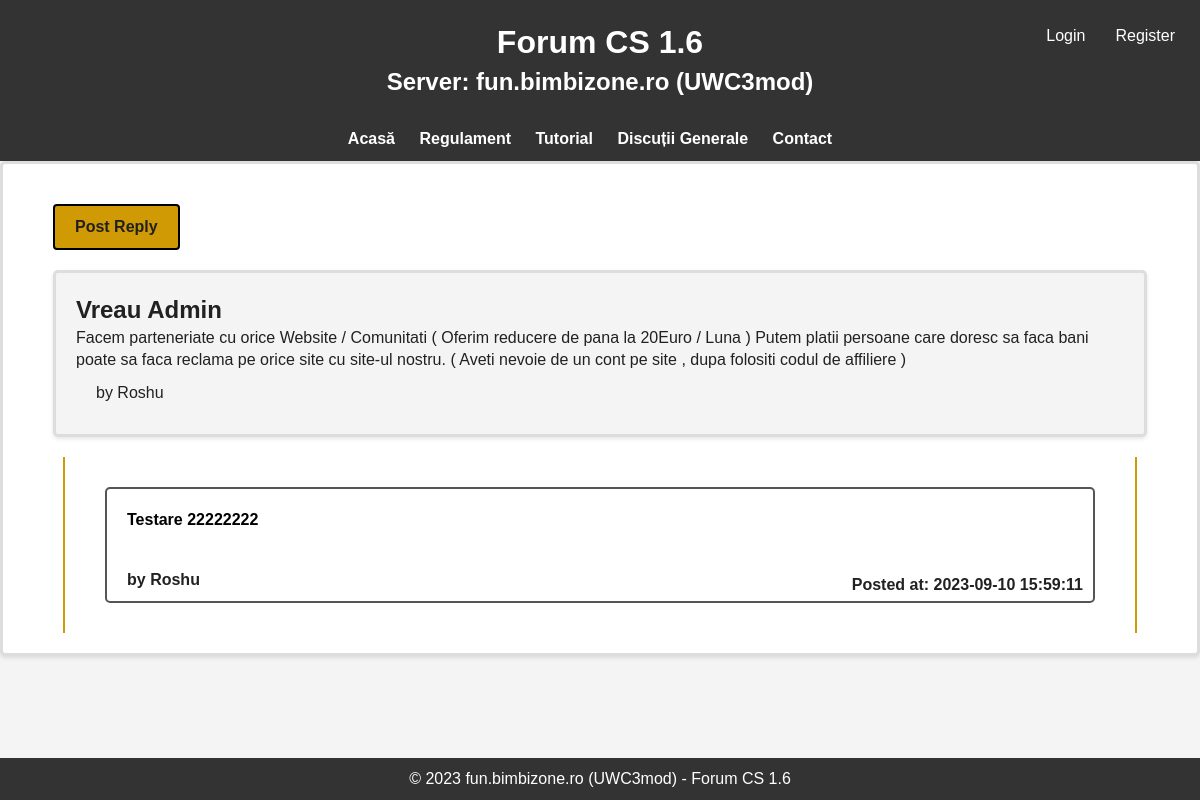
The page /topic/1 on the database its author committed.
### main.py (models this page shows, shortened)
class Topic(db.Model):
    topic_id = db.Column(db.Integer, primary_key=True)
    title = db.Column(db.String(100), nullable=False)
    post = db.Column(db.Text, nullable=True)
    user_id = db.Column(db.Integer, db.ForeignKey('user.user_id'), nullable=False)
    user = db.relationship('User', backref=db.backref('topics', lazy='joined'))
    image_ref = db.Column(db.String(100), nullable=True)
    created_at = db.Column(db.DateTime(timezone=True), server_default=func.now())

class User(db.Model):
    user_id = db.Column(db.Integer, primary_key=True)
    username = db.Column(db.String(20), nullable=False, unique=True)
    password = db.Column(db.String(80), nullable=False)
    created_at = db.Column(db.DateTime(), default=datetime.now())

class Comment(db.Model):
    comment_id = db.Column(db.Integer, primary_key=True)
    reply = db.Column(db.Text, nullable=False)
    user_id = db.Column(db.Integer, db.ForeignKey('user.user_id'), nullable=False)
    topic_id = db.Column(db.Integer, db.ForeignKey('topic.topic_id'), nullable=False)
    user = db.relationship('User', backref=db.backref('replays', lazy='joined'))
    image_ref = db.Column(db.String(100), nullable=True)
    created_at = db.Column(db.DateTime(timezone=True), server_default=func.now())

### main.py (the view)
@app.route('/topic/<int:topic_id>')
def topic_details(topic_id):
    topic = Topic.query.get_or_404(topic_id)
    comments = Comment.query.filter_by(topic_id=topic_id).all()
    if not topic:
        return redirect(url_for('discutiiGenerale'))
    return render_template('topic_details.html', topic=topic, comments=comments)

### templates/topic_details.html (shortened to what this page needs)
{% extends 'base.html' %}
{% block content%}
<div class="topic-details-container">
    <a href="{{ url_for('reply_topic', topic_id=topic.topic_id) }}" class="topic-details-button">Post Reply</a>
    <div class="topic-details-content">
        <div clas="topic-details-subject">
            <h2>{{ topic.title.title() }}</h2>
            <p>{{ topic.post }}</p>
            <p class="topic-details-user">by {{ topic.user.username.title() }}</p>
        </div>
    </div>
    <div class="topic-details-replys">
        <ul class="topic-details-ul">
            {% for comment in comments %}
            <div class="topic-details-list">
                <li>{{ comment.reply }}</li>
                <p class="topic-details-user">by {{ comment.user.username.title() }}</p>
                <p class="topic-details-date">Posted at: {{ comment.created_at }}</p>
            </div>
            {% endfor %}
        </ul>
    </div>
</div>
<footer class="footer">
    <p>&copy; 2023 fun.bimbizone.ro (UWC3mod) - Forum CS 1.6</p>
</footer>
{% endblock %}

### static/base.css (style rules this page uses)
* { margin: 0; padding: 0; box-sizing: border-box; }
body { font-family: Arial, sans-serif; background-color: #f4f4f4; line-height: 1.4; margin: 0; padding: 0; position: relative; min-height: 100vh; }
footer { position: absolute; bottom: 0; width: 100%; background-color: #333; color: #fff; text-align: center; padding: 10px 0; }

### static/new-topic.css (style rules this page uses)
.topic-details-content { background-color: #f4f4f4; padding: 20px; margin-bottom: 20px; border-radius: 5px; box-shadow: 0 2px 4px rgba(0, 0, 0, 0.1); border: 3px solid #ddd; }
.topic-details-container { background-color: #fff; padding: 20px; margin-bottom: 20px; border-radius: 5px; box-shadow: 0 2px 4px rgba(0, 0, 0, 0.1); border: 3px solid #ddd; }
.topic-details-container h2 { font-size-adjust: none; color: #212121; }
.topic-details-container p { color: #212121; }

### static/topic-details.css (style rules this page uses)
.topic-details-content { background-color: #f4f4f4; padding: 20px; margin: 0 30px 20px 30px; border-radius: 5px; box-shadow: 0 2px 4px rgba(0, 0, 0, 0.1); border: 3px solid #ddd; }
.topic-details-replys { display: flex; flex-direction: column; border-left: 2px solid #d09a04; border-right: 2px solid #d09a04; padding: 10px 40px; margin: 0 40px; }
.topic-details-ul { list-style: none; }
.topic-details-list { position: relative; border: 2px solid #555; margin: 20px 0; border-radius: 5px; font-weight: bold; }
.topic-details-ul li { padding: 20px; min-height: 70px; }
.topic-details-user { color: #d09a04; margin: 10px 20px; }
.topic-details-date { position: absolute; right: 10px; bottom: 5px; }
.topic-details-button { display: inline-block; padding: 10px 20px; background-color: #d09a04; color: #212121; text-decoration: none; border-radius: 4px; font-weight: bold; margin: 20px 30px; border: 2px solid #000000; }

### rows shown on the page
Topic: title "Vreau Admin", post "Facem parteneriate cu orice Website / Comunitati ( Oferim reducere de pana la 20Euro / Luna ) Putem platii persoane care doresc sa faca bani poate sa faca reclama pe orice site cu site-ul nostru. ( Aveti nevoie de un cont pe site , dupa folositi codul de affiliere )"
User: user.username "Roshu"
Comment: reply "Testare 22222222", user.username "Roshu", created_at "2023-09-10 15:59:11"
